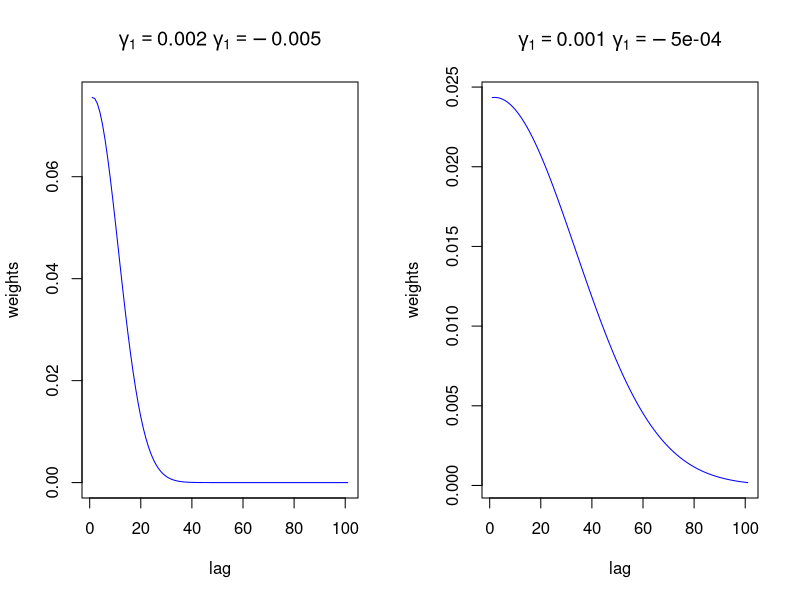
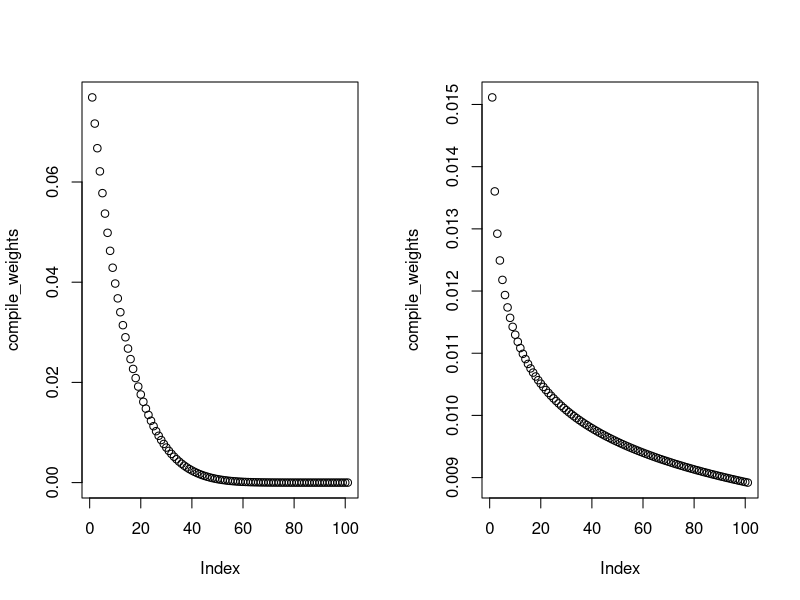

Source code (R) for these figures, in order:
#### Plots of weights for 3 constraint functions ####

##### Almon #####

vals <- vector(mode = "list", length = 2)
vals[[1]]$gamma1 = 0.002 # rapidly declining weights
vals[[1]]$gamma2 = -.005
vals[[2]]$gamma1 = 0.001 # slowly declining weights
vals[[2]]$gamma2 = -.0005

compile_weights <- vector(mode = "list", length = 2)
for(j in 1:2){
  for(i in 0:100){
    compile_weights[[j]] <- c(compile_weights[[j]],
                              exp((vals[[j]]$gamma1*(i^1)) + 
                                    vals[[j]]$gamma2*(i^2))) 
  }
  compile_weights[[j]] <- compile_weights[[j]]/sum(compile_weights[[j]])
}



par(mfrow=c(1,2))
plot(compile_weights[[1]], type="l", col="blue", 
     ylab="weights", xlab="lag", 
     main=expression(paste(gamma[1]==0.002, " ",gamma[1]==-0.005)))
plot(compile_weights[[2]], type="l", col="blue", 
     ylab="weights", xlab="lag", 
     main=expression(paste(gamma[1]==0.001, " ",gamma[1]==-0.0005)))




##### Beta #####

gamma1 = 1
gamma2 = 4

gamma1 = 1
gamma2 = 8

compile_weights <- c()
for(i in 0:100){
  x <- 0.0001 + (1-0.0001)*((i-1)/(100-1))
  compile_weights <- c(compile_weights,
                       (x^(gamma1-1))*((1-x))^(gamma2-1)) 
}
compile_weights <- compile_weights/sum(compile_weights)
plot(compile_weights)


##### Hyperbolic scheme #####

gamma <- .5

gamma <- .9

compile_weights <- c()
for(lag in 0:100){
  compile_weights <- c(compile_weights,
                       gamma(lag+gamma) / (gamma(lag+1)*gamma(gamma)))
}
compile_weights <- compile_weights/sum(compile_weights)
plot(compile_weights)




